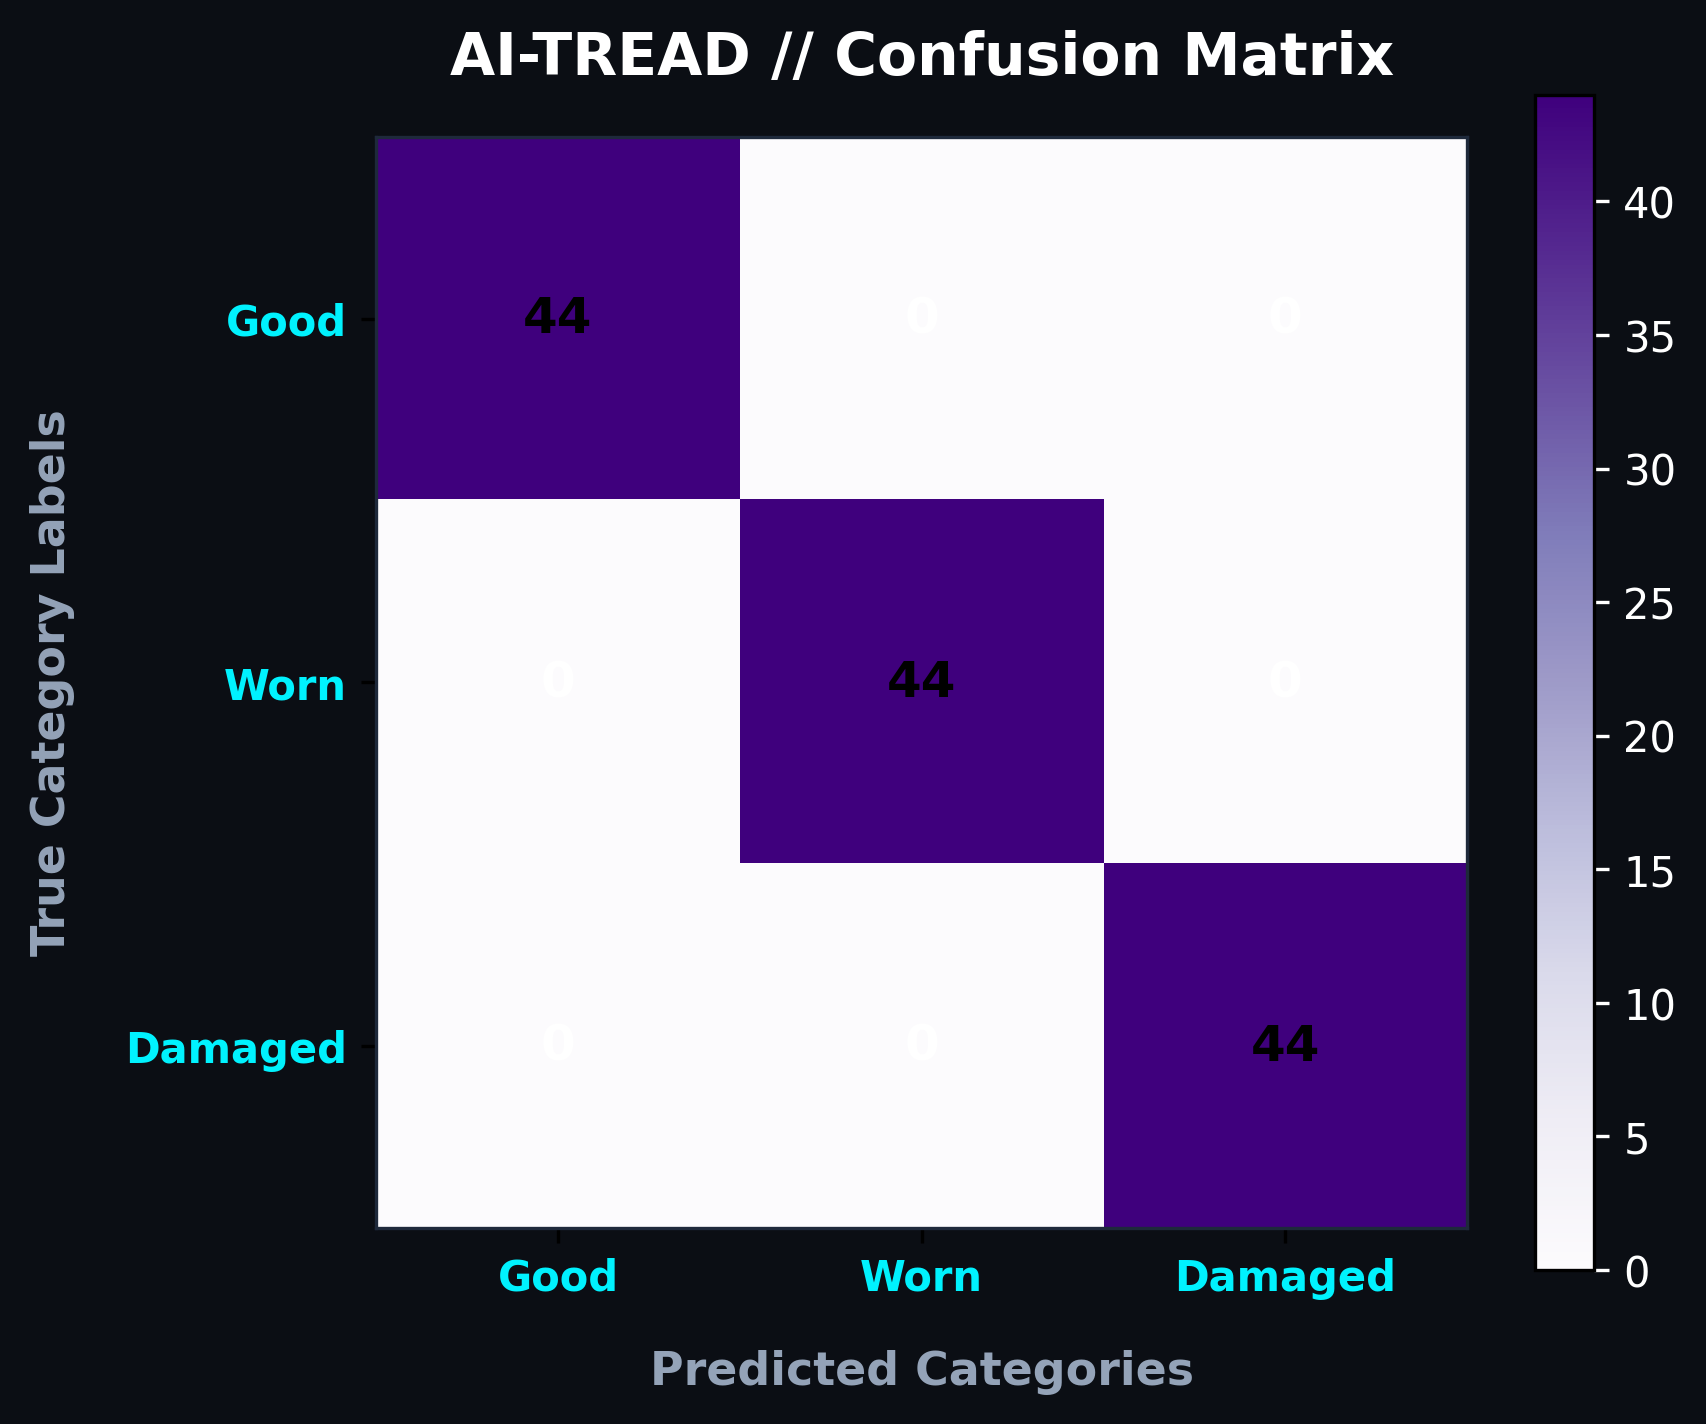

Recreate this plot in Python.
# confusion_matrix.py
"""
AI-TREAD Confusion Matrix Generator.
Constructs a visual 3x3 grid matrix of model classification accuracies 
and saves the publication-grade glowing heatmap to disk as 'confusion_matrix.png'.
"""

import os
import argparse
import torch
import torch.nn as nn
import numpy as np
import matplotlib
matplotlib.use('Agg') # Non-interactive headless backend for remote containers
import matplotlib.pyplot as plt
from torch.utils.data import DataLoader
from torchvision import models, transforms
from train import TyreDataset, get_dataset_splits

def plot_confusion_matrix(matrix, classes, output_path="confusion_matrix.png"):
    """
    Renders a stunning glowing neon-style confusion matrix heatmap 
    with values printed inside each cell.
    """
    fig, ax = plt.subplots(figsize=(6, 5), dpi=300)
    
    # Futuristic dark facecolors
    fig.patch.set_facecolor('#0b0e14')
    ax.set_facecolor('#0b0e14')
    
    # Display the pixel matrix using an electric color map
    im = ax.imshow(matrix, interpolation='nearest', cmap=plt.cm.Purples)
    
    # Custom colored colorbar
    cbar = ax.figure.colorbar(im, ax=ax)
    cbar.ax.yaxis.set_tick_params(color='white')
    plt.setp(plt.getp(cbar.ax.axes, 'yticklabels'), color='white')
    
    # Axis ticks and labels
    ax.set_xticks(np.arange(len(classes)))
    ax.set_yticks(np.arange(len(classes)))
    ax.set_xticklabels(classes, fontsize=10, fontweight='bold', color='#00f2fe')
    ax.set_yticklabels(classes, fontsize=10, fontweight='bold', color='#00f2fe')
    
    # Rotate x labels for clean visuals
    plt.setp(ax.get_xticklabels(), rotation=0, ha="center")
    
    # Print quantitative value inside each cell
    threshold = matrix.max() / 2.
    for i in range(len(classes)):
        for j in range(len(classes)):
            text_color = "white" if matrix[i, j] < threshold else "black"
            ax.text(j, i, f"{matrix[i, j]}",
                    ha="center", va="center",
                    color=text_color, fontsize=12, fontweight='bold')
            
    # Set titles with glowing cyan colors
    ax.set_title("AI-TREAD // Confusion Matrix", fontsize=14, fontweight='black', pad=15, color='#ffffff')
    ax.set_xlabel("Predicted Categories", fontsize=11, fontweight='bold', labelpad=12, color='#94a3b8')
    ax.set_ylabel("True Category Labels", fontsize=11, fontweight='bold', labelpad=12, color='#94a3b8')
    
    # Set border line colors
    ax.spines['top'].set_color('#1e293b')
    ax.spines['bottom'].set_color('#1e293b')
    ax.spines['left'].set_color('#1e293b')
    ax.spines['right'].set_color('#1e293b')
    
    plt.tight_layout()
    plt.savefig(output_path, facecolor=fig.get_facecolor(), edgecolor='none', bbox_inches='tight')
    plt.close()
    print(f"[SUCCESS] Glowing Confusion Matrix saved as: '{output_path}'")

def main():
    parser = argparse.ArgumentParser(description="Generate and plot Model Confusion Matrix")
    parser.add_argument("--data_dir", type=str, default="data", help="Root data folder")
    parser.add_argument("--model_path", type=str, default="best_tyre_model.pth", help="Checkpoint weights path")
    parser.add_argument("--model_type", type=str, default="efficientnet", choices=["efficientnet", "mobilenet"], help="CNN base type")
    parser.add_argument("--output_path", type=str, default="confusion_matrix.png", help="Output PNG path")
    args = parser.parse_args()
    
    device = torch.device("cuda" if torch.cuda.is_available() else "cpu")
    
    # 1. Initialize core architecture structure
    if args.model_type == "efficientnet":
        model = models.efficientnet_b0(pretrained=False)
        model.classifier[1] = nn.Linear(model.classifier[1].in_features, 3)
    else:
        model = models.mobilenet_v2(pretrained=False)
        model.classifier[1] = nn.Linear(model.classifier[1].in_features, 3)
        
    if os.path.exists(args.model_path):
        model.load_state_dict(torch.load(args.model_path, map_location=device))
        print(f"[SUCCESS] Model loaded from checkpoint: '{args.model_path}'")
    else:
        print(f"[ERROR] Checkpoint weights not found at '{args.model_path}'")
        return
        
    model = model.to(device)
    model.eval()
    
    # 2. Get splits
    _, val_list = get_dataset_splits(args.data_dir)
    if len(val_list) == 0:
        print("[ERROR] Verification subset splits empty.")
        return
        
    val_transforms = transforms.Compose([
        transforms.Resize((224, 224)),
        transforms.CenterCrop(224),
        transforms.ToTensor(),
        transforms.Normalize(mean=[0.485, 0.456, 0.406], std=[0.229, 0.224, 0.225])
    ])
    
    val_dataset = TyreDataset(val_list, transform=val_transforms)
    val_loader = DataLoader(val_dataset, batch_size=1, shuffle=False)
    
    classes = ["Good", "Worn", "Damaged"]
    matrix = np.zeros((3, 3), dtype=np.int32)
    
    # 3. Gather predictions
    with torch.no_grad():
        for input_tensor, target in val_loader:
            input_tensor = input_tensor.to(device)
            target_idx = target.item()
            
            outputs = model(input_tensor)
            pred_idx = torch.argmax(outputs, dim=1).item()
            matrix[target_idx, pred_idx] += 1
            
    # 4. Generate visual plot matrix
    plot_confusion_matrix(matrix, classes, args.output_path)

if __name__ == "__main__":
    main()
